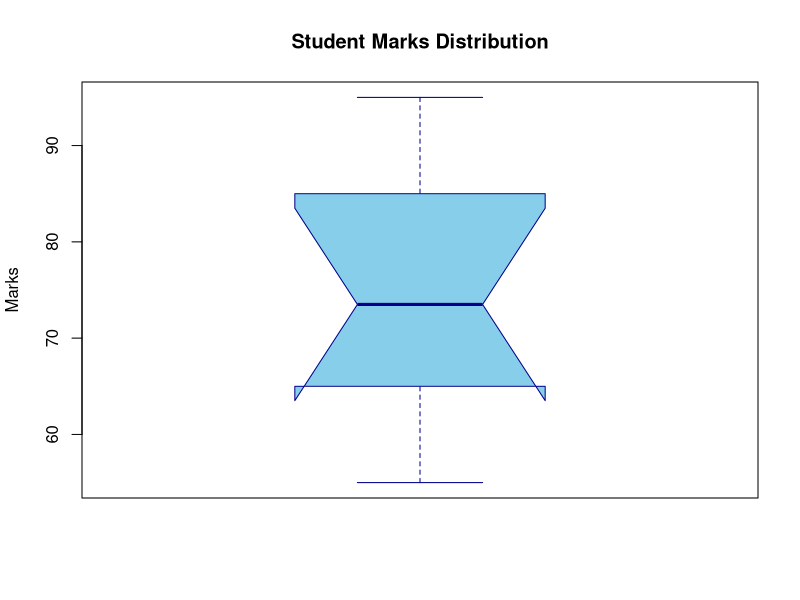

The R script that drew this image:
marks <- c(65, 72, 80, 55, 90, 75, 85, 60, 70, 95)

boxplot(marks,
        main = "Student Marks Distribution",
        ylab = "Marks",
        col = "skyblue",
        border = "darkblue",
        notch = TRUE)
